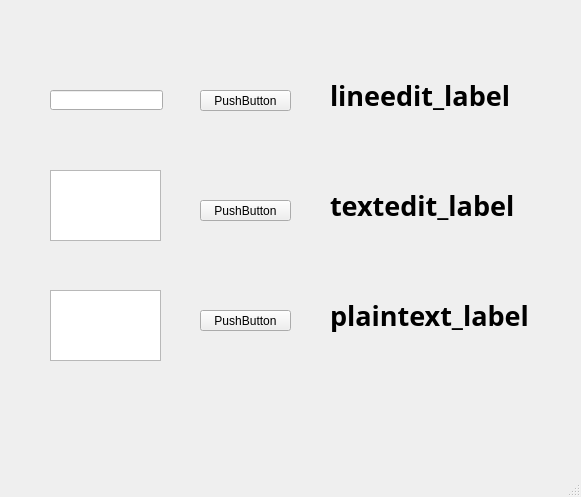
<?xml version="1.0" encoding="UTF-8"?>
<ui version="4.0">
 <class>MainWindow</class>
 <widget class="QMainWindow" name="MainWindow">
  <property name="geometry">
   <rect>
    <x>0</x>
    <y>0</y>
    <width>581</width>
    <height>497</height>
   </rect>
  </property>
  <property name="windowTitle">
   <string>MainWindow</string>
  </property>
  <widget class="QWidget" name="centralwidget">
   <widget class="QLabel" name="lineedit_label">
    <property name="geometry">
     <rect>
      <x>330</x>
      <y>50</y>
      <width>201</width>
      <height>91</height>
     </rect>
    </property>
    <property name="font">
     <font>
      <family>Arial Black</family>
      <pointsize>20</pointsize>
      <weight>75</weight>
      <bold>true</bold>
     </font>
    </property>
    <property name="cursor">
     <cursorShape>ArrowCursor</cursorShape>
    </property>
    <property name="toolTip">
     <string/>
    </property>
    <property name="whatsThis">
     <string/>
    </property>
    <property name="autoFillBackground">
     <bool>false</bool>
    </property>
    <property name="frameShape">
     <enum>QFrame::NoFrame</enum>
    </property>
    <property name="text">
     <string>lineedit_label</string>
    </property>
    <property name="textFormat">
     <enum>Qt::AutoText</enum>
    </property>
    <property name="scaledContents">
     <bool>false</bool>
    </property>
    <property name="alignment">
     <set>Qt::AlignLeading|Qt::AlignLeft|Qt::AlignVCenter</set>
    </property>
    <property name="wordWrap">
     <bool>false</bool>
    </property>
   </widget>
   <widget class="QPushButton" name="pushButton">
    <property name="geometry">
     <rect>
      <x>200</x>
      <y>90</y>
      <width>91</width>
      <height>21</height>
     </rect>
    </property>
    <property name="text">
     <string>PushButton</string>
    </property>
   </widget>
   <widget class="QLineEdit" name="lineEdit">
    <property name="geometry">
     <rect>
      <x>50</x>
      <y>90</y>
      <width>113</width>
      <height>20</height>
     </rect>
    </property>
   </widget>
   <widget class="QPushButton" name="pushButton_2">
    <property name="geometry">
     <rect>
      <x>200</x>
      <y>200</y>
      <width>91</width>
      <height>21</height>
     </rect>
    </property>
    <property name="text">
     <string>PushButton</string>
    </property>
   </widget>
   <widget class="QLabel" name="textedit_label">
    <property name="geometry">
     <rect>
      <x>330</x>
      <y>160</y>
      <width>201</width>
      <height>91</height>
     </rect>
    </property>
    <property name="font">
     <font>
      <family>Arial Black</family>
      <pointsize>20</pointsize>
      <weight>75</weight>
      <bold>true</bold>
     </font>
    </property>
    <property name="cursor">
     <cursorShape>ArrowCursor</cursorShape>
    </property>
    <property name="toolTip">
     <string/>
    </property>
    <property name="whatsThis">
     <string/>
    </property>
    <property name="autoFillBackground">
     <bool>false</bool>
    </property>
    <property name="frameShape">
     <enum>QFrame::NoFrame</enum>
    </property>
    <property name="text">
     <string>textedit_label</string>
    </property>
    <property name="textFormat">
     <enum>Qt::AutoText</enum>
    </property>
    <property name="scaledContents">
     <bool>false</bool>
    </property>
    <property name="alignment">
     <set>Qt::AlignLeading|Qt::AlignLeft|Qt::AlignVCenter</set>
    </property>
    <property name="wordWrap">
     <bool>false</bool>
    </property>
   </widget>
   <widget class="QPushButton" name="pushButton_3">
    <property name="geometry">
     <rect>
      <x>200</x>
      <y>310</y>
      <width>91</width>
      <height>21</height>
     </rect>
    </property>
    <property name="text">
     <string>PushButton</string>
    </property>
   </widget>
   <widget class="QLabel" name="plaintext_label">
    <property name="geometry">
     <rect>
      <x>330</x>
      <y>270</y>
      <width>201</width>
      <height>91</height>
     </rect>
    </property>
    <property name="font">
     <font>
      <family>Arial Black</family>
      <pointsize>20</pointsize>
      <weight>75</weight>
      <bold>true</bold>
     </font>
    </property>
    <property name="cursor">
     <cursorShape>ArrowCursor</cursorShape>
    </property>
    <property name="toolTip">
     <string/>
    </property>
    <property name="whatsThis">
     <string/>
    </property>
    <property name="autoFillBackground">
     <bool>false</bool>
    </property>
    <property name="frameShape">
     <enum>QFrame::NoFrame</enum>
    </property>
    <property name="text">
     <string>plaintext_label</string>
    </property>
    <property name="textFormat">
     <enum>Qt::AutoText</enum>
    </property>
    <property name="scaledContents">
     <bool>false</bool>
    </property>
    <property name="alignment">
     <set>Qt::AlignLeading|Qt::AlignLeft|Qt::AlignVCenter</set>
    </property>
    <property name="wordWrap">
     <bool>false</bool>
    </property>
   </widget>
   <widget class="QTextEdit" name="textEdit">
    <property name="geometry">
     <rect>
      <x>50</x>
      <y>170</y>
      <width>111</width>
      <height>71</height>
     </rect>
    </property>
   </widget>
   <widget class="QPlainTextEdit" name="plainTextEdit">
    <property name="geometry">
     <rect>
      <x>50</x>
      <y>290</y>
      <width>111</width>
      <height>71</height>
     </rect>
    </property>
   </widget>
  </widget>
  <widget class="QMenuBar" name="menubar">
   <property name="geometry">
    <rect>
     <x>0</x>
     <y>0</y>
     <width>581</width>
     <height>21</height>
    </rect>
   </property>
  </widget>
  <widget class="QStatusBar" name="statusbar"/>
  <action name="actionWorking_Directory">
   <property name="text">
    <string>Working Directory </string>
   </property>
  </action>
 </widget>
 <resources/>
 <connections/>
</ui>
